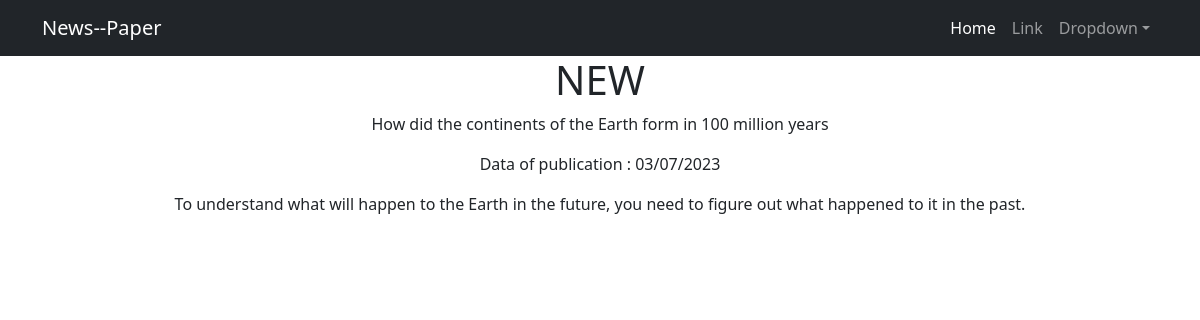
Screenshot of /news/3 with the database file from the repository.
### news/models.py (models this page shows, shortened)
class Post(models.Model):
    objects = None
    author = models.ForeignKey(Author, on_delete=models.CASCADE)
    typContent = models.TextChoices('News', 'Article')
    newsArticle = models.CharField(blank=False, choices=typContent.choices, max_length=7)
    dateTime = models.DateTimeField(auto_now_add=True)
    category = models.ManyToManyField(Category, through='PostCategory')
    title = models.CharField(max_length=255)
    text = models.TextField()
    rating = models.SmallIntegerField(default=0)

### news/views.py (the view)
# urls.py: path('<int:pk>', PostDetail.as_view(), name='post_detail'),
class PostDetail(DetailView):
    model = Post
    template_name = 'head.html'
    context_object_name = 'title'

### news/templatetags/custom_filters.py (called while the page is built)
@register.filter(name='censor')
def censor(value):
    sent = value.split()
    for i in bad_words:
        for words in sent:
            if i in words:
                pos = sent.index(words)
                sent.remove(words)
                sent.insert(pos, '*' * len(i))
    return " ".join(sent)

### templates/head.html (shortened to what this page needs)
<!DOCTYPE html>
{% extends 'default.html' %}
{% load custom_filters %}
{% block content %}
    <h1>NEW</h1>
        <p>{{ title.title|censor }}</p>
        <p>Data of publication : {{ title.dateTime|date:"SHORT_DATE_FORMAT" }}</p>
        <p>{{ title.text|censor }}</p>
{% endblock content %}

### rows the page displays
Post: title|censor "How did the continents of the Earth form in 100 million years", dateTime "03/07/2023", text|censor "To understand what will happen to the Earth in the future, you need to figure out what happened to it in the past."
